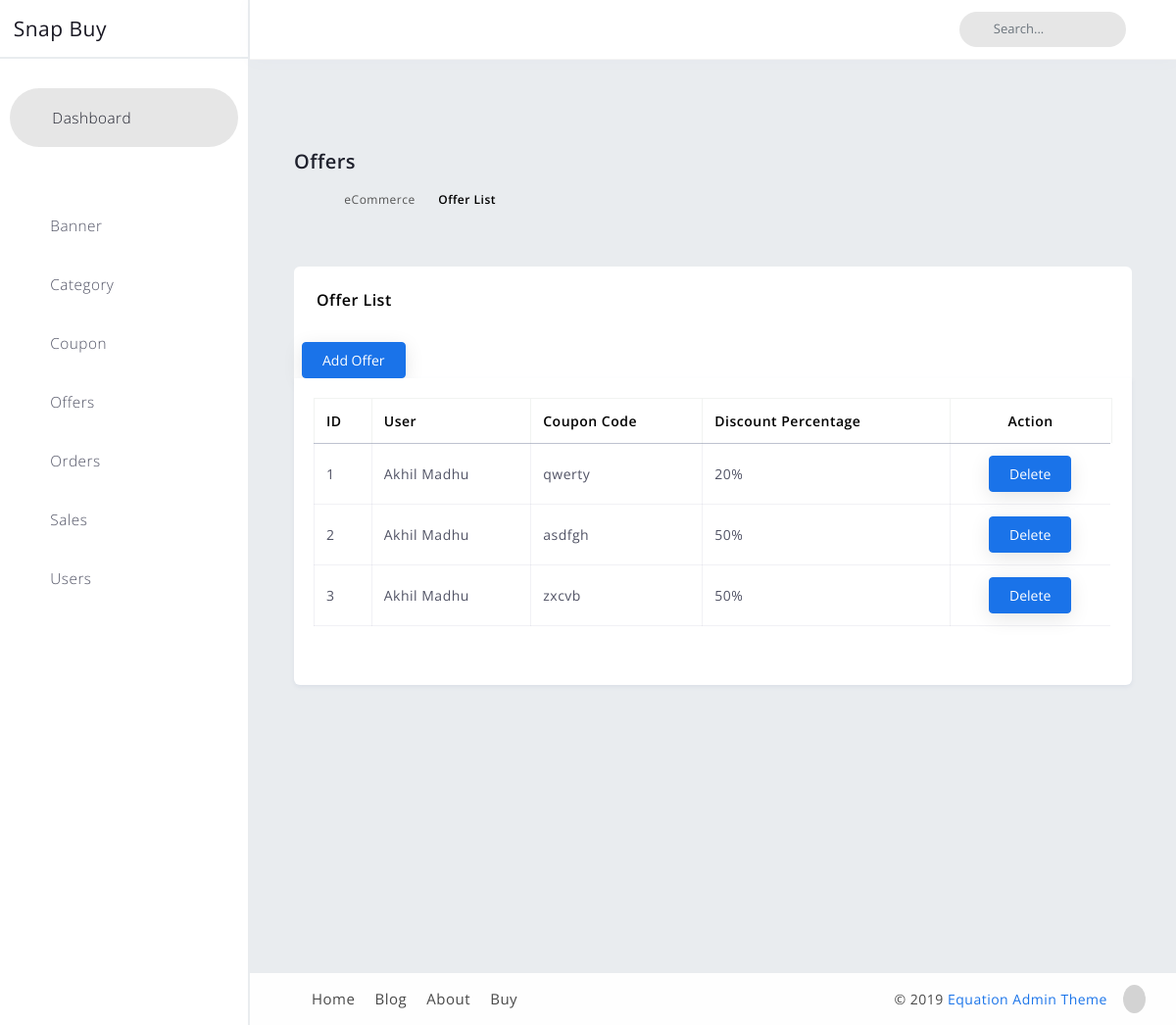
The page /myadmin/coupon-used on the database its author committed.
### newcart/models.py (models this page shows, shortened)
class UsedCoupon(models.Model):
    user = models.ForeignKey(Customuser, on_delete = models.CASCADE,null=True)
    coupon = models.ForeignKey(Coupon, on_delete = models.CASCADE, null=True)

class Coupon(models.Model):
    coupon_code = models.CharField(max_length=100, unique=True)
    discount_percentage = models.IntegerField(null= True)
    is_active = models.BooleanField(default=True)
    def __str__(self):
        return self.coupon_code

### userhome/models.py (models this page shows)
class Customuser(AbstractUser):
    username = models.CharField(max_length=50)
    phone_regex = RegexValidator(regex=r'^\d{10}$', message="Phone number must be entered in the format: '9999999999'. Up to 10 digits allowed.")
    phone_number = models.CharField(validators=[phone_regex], max_length=10,unique=True)
    email = models.EmailField(_("Email"), unique=True, max_length=100)
    USERNAME_FIELD = 'phone_number'
    REQUIRED_FIELDS = ['email','username']
    objects = CustomManager()
    def __str__(self):
        return self.username

### myadmin/views.py (the view)
# urls.py: path('coupon-used',views.used_coupon,name='usedcoupon'),
def used_coupon(request):
    usedcoupon = UsedCoupon.objects.all()
    context = {
        'usedcoupon':usedcoupon
    }
    return render(request,'cat_adminside/usedcoupon.html',context)

### newcart/views.py (called while the page is built)
def _cart_id_(request):
    cart = request.session.session_key
    if not cart:
        cart = request.session.create()
    return cart

### templates/cat_adminside/usedcoupon.html (shortened to what this page needs)
{% extends 'cat_adminside/cat_adminbase.html' %}
{% load static %}
{% block blockcontent %}
        <div id="content" class="main-content">
            <div class="container">
                <div class="page-header">
                    <div class="page-title">
                        <h3>Offers</h3>
                        <div class="crumbs">
                            <ul id="breadcrumbs" class="breadcrumb">
                                <li><a href="index.html"><i class="flaticon-home-fill"></i></a></li>
                                <li><a href="#">eCommerce</a></li>
                                <li class="active"><a href="#">Offer List</a></li>
                            </ul>
                        </div>
                    </div>
                </div>
                <div class="row margin-bottom-120">
                    <div class="col-xl-12 col-lg-12 col-md-12 col-sm-12 col-12">
                        <div class="statbox widget box box-shadow">
                            <div class="widget-header">
                                <div class="row">
                                    <div class="col-xl-12 col-md-12 col-sm-12 col-12">
                                        <h4>Offer List </h4>
                                        <a href="{% url 'coupon_add' %}">
                                            <button type="button" class="btn btn-primary mt-2 ms-5 ">Add Offer</button>
                                        </a>
                                    </div>
                                </div>
                            </div>
                            <div class="widget-content widget-content-area">
                                <div class="table-responsive mb-4">
                                    <table id="ecommerce-product-list" class="table  table-bordered">
                                        <thead>
                                            <tr>
                                                <th>ID</th>
                                                <th>User</th>
                                                <th> Coupon Code</th>
                                                <th>Discount Percentage</th>
                                                <th class="align-center">Action</th>
                                            </tr>
                                        </thead>
                                        <tbody>
                                            {% for c in usedcoupon %}
                                            <tr>
                                                <td>{{forloop.counter}}</td>
                                                <td>{{ c.user }}</td>
                                                <td>{{c.coupon}}</td>
                                                <td>
                                                    {{c.coupon.discount_percentage}}%
                                                </td>
                                                <td class="align-center">
                                                    <ul class="table-controls">
                                                        <li>
                                                            <a href="{% url 'delete_used_coupon' c.id %}"><button type="button" class="btn btn-primary" onclick="return confirm('Do you want delete ?')">Delete</button></a>
                                                        </li>
                                                    </ul>
                                                </td>
                                            </tr>
                                            {% endfor %}
                                        </tbody>
                                    </table>
                                </div>
                            </div>
                        </div>
                    </div>
                </div>
            </div>
        </div>
    </div>
    {% endblock  %}

### static/adminstyles/assets/css/ecommerce/product.css (style rules this page uses)
.table thead th { vertical-align: bottom; border-bottom: 1px solid #888ea88a; }
.table-bordered td { border: 1px solid #888ea81f; vertical-align: middle; }
.table tbody tr { color: #515365; }
.table tbody tr td:last-child { border-right: solid 2px transparent; }
.table > thead > tr > th { color: #000; }

### static/adminstyles/assets/css/ecommerce/addedit_product.css (style rules this page uses)
.row .col-lg-12 .widget .widget-header h4 { color: #000; }
.align-center { text-align: right; margin: 0 auto; }

### static/adminstyles/assets/css/ecommerce/addedit_categories.css (style rules this page uses)
.row .col-lg-12 .widget .widget-header h4 { color: #000; }
.align-center { text-align: right; margin: 0 auto; }

### rows shown on the page
UsedCoupon: user "Akhil Madhu", coupon "qwerty", coupon.discount_percentage "20"
UsedCoupon: user "Akhil Madhu", coupon "asdfgh", coupon.discount_percentage "50"
UsedCoupon: user "Akhil Madhu", coupon "zxcvb", coupon.discount_percentage "50"
